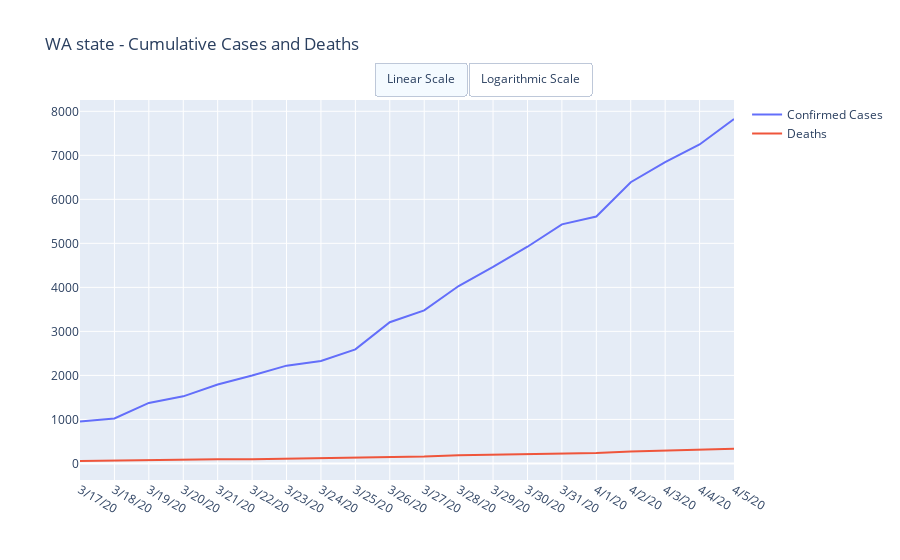

Notebook code cell kept with this figure:
### Markdown cell above
# Washington State - Aggregate Data

### Code cell
dfWAConfirmed = dfConfirmedUSStates[dfConfirmedUSStates.index == 'Washington'].copy()
dfWADeaths =  dfDeathsUSStates[dfDeathsUSStates.index == 'Washington'].copy()

trace1 = go.Scatter(
    x = dfWAConfirmed.columns[-DEFAULT_DAYS:],
    y = dfWAConfirmed.iloc[0][-DEFAULT_DAYS:], name = 'Confirmed Cases')

trace2 = go.Scatter(
    x = dfWADeaths.columns[-DEFAULT_DAYS:],
    y = dfWADeaths.iloc[0][-DEFAULT_DAYS:], name = 'Deaths')

data = [trace1, trace2]
layout = dict(title = 'WA state - Cumulative Cases and Deaths', updatemenus=LogLinearScale)

py.iplot(dict(data=data, layout=layout))
dfWAConfirmed['Category'] = 'Confirmed Cases'
dfWAConfirmed = dfWAConfirmed.reset_index().set_index(['Province_State', 'Category'])
dfWADeaths['Category'] = 'Deaths'
dfWADeaths = dfWADeaths.reset_index().set_index(['Province_State', 'Category'])

dfWACombined = pd.concat([dfWAConfirmed, dfWADeaths])
dfWACombined[dfWACombined.columns[-DEFAULT_DAYS:]].style.format(IntegerFormatter)

### Figure 1 — Plotly figure (JSON) as saved in the notebook; plotly's stock layout.template omitted (floating-point values rounded to 4 significant figures)
{"data": [{"name": "Confirmed Cases", "type": "scatter", "x": ["3/17/20", "3/18/20", "3/19/20", "3/20/20", "3/21/20", "3/22/20", "3/23/20", "3/24/20", "3/25/20", "3/26/20", "3/27/20", "3/28/20", "3/29/20", "3/30/20", "3/31/20", "4/1/20", "4/2/20", "4/3/20", "4/4/20", "4/5/20"], "y": [955, 1022, 1374, 1524, 1793, 1997, 2221, 2328, 2591, 3207, 3477, 4030, 4465, 4923, 5432, 5608, 6389, 6846, 7247, 7825]}, {"name": "Deaths", "type": "scatter", "x": ["3/17/20", "3/18/20", "3/19/20", "3/20/20", "3/21/20", "3/22/20", "3/23/20", "3/24/20", "3/25/20", "3/26/20", "3/27/20", "3/28/20", "3/29/20", "3/30/20", "3/31/20", "4/1/20", "4/2/20", "4/3/20", "4/4/20", "4/5/20"], "y": [55, 67, 73, 83, 94, 97, 109, 116, 133, 150, 157, 188, 198, 205, 225, 234, 271, 291, 315, 336]}], "layout": {"title": {"text": "WA state - Cumulative Cases and Deaths"}, "updatemenus": [{"active": 0, "buttons": [{"args": [{"visible": [true, true]}, {"yaxis": {"type": "linear"}}], "label": "Linear Scale", "method": "update"}, {"args": [{"visible": [true, true]}, {"yaxis": {"type": "log"}}], "label": "Logarithmic Scale", "method": "update"}], "direction": "right", "type": "buttons", "x": 0.45, "xanchor": "left", "y": 1.1, "yanchor": "top"}]}}
